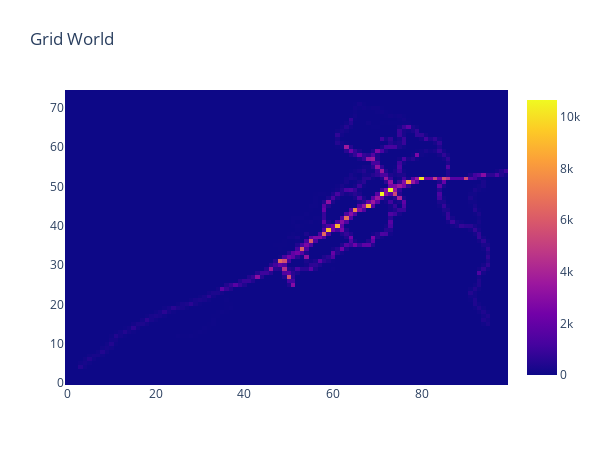

The notebook cell this image was saved under:
### Code cell
grid_world.ShowGridWorld_Count()

### Figure 1 — Plotly figure (JSON) as saved in the notebook; plotly's stock layout.template omitted (floating-point values rounded to 4 significant figures; data arrays with more than 128 entries replaced by an {"elided": "..."} marker saying what was removed)
{"data": [{"type": "heatmap", "z": {"elided": "75x100 int values"}}], "layout": {"autosize": false, "height": 450, "margin": {"b": 65, "l": 65, "r": 50, "t": 90}, "title": {"text": "Grid World"}, "width": 600}}
